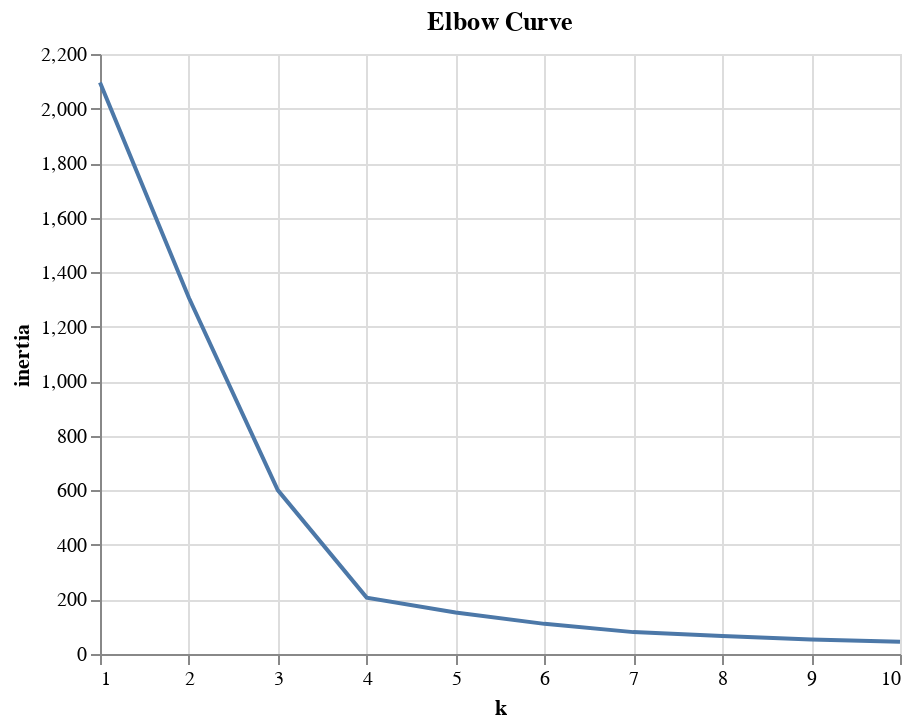

Here is the notebook cell this chart was saved with:
### Markdown cell above
### Clustering Crytocurrencies Using K-Means

#### Finding the Best Value for `k` Using the Elbow Curve

### Code cell
import altair as alt
inertia = []
k = list(range(1, 11))

# Calculate the inertia for the range of k values
for i in k:
    km = KMeans(n_clusters=i, random_state=0)
    km.fit(df_cluster_pca)
    inertia.append(km.inertia_)

# Create the Elbow Curve using hvPlot
elbow_data = {"k": k, "inertia": inertia}
df_elbow = pd.DataFrame(elbow_data)

alt.Chart(df_elbow, title = "Elbow Curve").mark_line().encode(
    x='k',
    y='inertia'
)

### Figure 1 — Vega-Lite specification as saved in the notebook (floating-point values rounded to 4 significant figures)
{"config": {"view": {"continuousWidth": 400, "continuousHeight": 300}}, "data": {"name": "data-bbd23f2a0cd3844b09b5fbe900e4cb3d"}, "mark": "line", "encoding": {"x": {"type": "quantitative", "field": "k"}, "y": {"type": "quantitative", "field": "inertia"}}, "title": "Elbow Curve", "$schema": "https://vega.github.io/schema/vega-lite/v4.8.1.json", "datasets": {"data-bbd23f2a0cd3844b09b5fbe900e4cb3d": [{"k": 1, "inertia": 2095.0}, {"k": 2, "inertia": 1306.0}, {"k": 3, "inertia": 601.0}, {"k": 4, "inertia": 206.7}, {"k": 5, "inertia": 152.4}, {"k": 6, "inertia": 110.5}, {"k": 7, "inertia": 80.22}, {"k": 8, "inertia": 65.94}, {"k": 9, "inertia": 53.24}, {"k": 10, "inertia": 44.74}]}}
